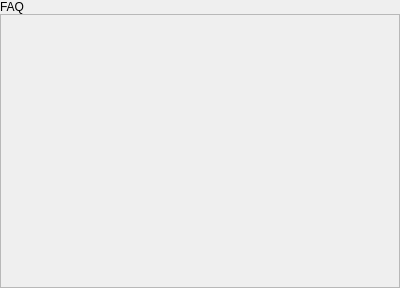
<?xml version="1.0" encoding="UTF-8"?>
<ui version="4.0">
 <class>FAQScreen</class>
 <widget class="QWidget" name="FAQScreen">
  <property name="geometry">
   <rect>
    <x>0</x>
    <y>0</y>
    <width>400</width>
    <height>288</height>
   </rect>
  </property>
  <property name="windowTitle">
   <string>Form</string>
  </property>
  <layout class="QVBoxLayout" name="verticalLayout">
   <property name="spacing">
    <number>0</number>
   </property>
   <property name="leftMargin">
    <number>0</number>
   </property>
   <property name="topMargin">
    <number>0</number>
   </property>
   <property name="rightMargin">
    <number>0</number>
   </property>
   <property name="bottomMargin">
    <number>0</number>
   </property>
   <item>
    <layout class="QVBoxLayout" name="vltFAQMain">
     <property name="spacing">
      <number>0</number>
     </property>
     <item alignment="Qt::AlignLeft">
      <widget class="QLabel" name="lblCaption">
       <property name="sizePolicy">
        <sizepolicy hsizetype="Preferred" vsizetype="Fixed">
         <horstretch>0</horstretch>
         <verstretch>0</verstretch>
        </sizepolicy>
       </property>
       <property name="text">
        <string>FAQ</string>
       </property>
       <property name="alignment">
        <set>Qt::AlignCenter</set>
       </property>
      </widget>
     </item>
     <item>
      <widget class="QScrollArea" name="scaFAQ">
       <property name="verticalScrollBarPolicy">
        <enum>Qt::ScrollBarAlwaysOff</enum>
       </property>
       <property name="horizontalScrollBarPolicy">
        <enum>Qt::ScrollBarAlwaysOff</enum>
       </property>
       <property name="widgetResizable">
        <bool>true</bool>
       </property>
       <widget class="QWidget" name="scrollAreaWidgetContents_2">
        <property name="geometry">
         <rect>
          <x>0</x>
          <y>0</y>
          <width>396</width>
          <height>267</height>
         </rect>
        </property>
       </widget>
      </widget>
     </item>
    </layout>
   </item>
  </layout>
 </widget>
 <resources/>
 <connections/>
</ui>
